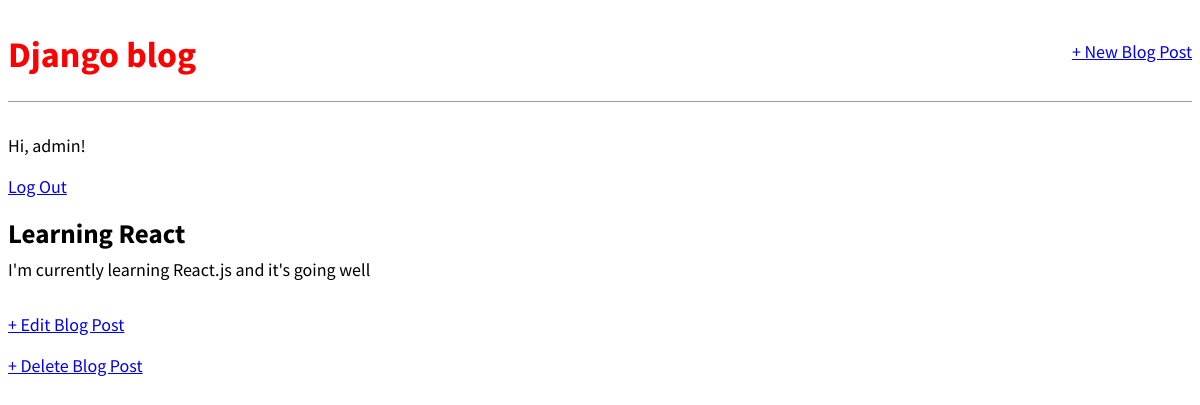
The app's page /post/1 (signed in) with its own data.
### blog/models.py (models this page shows, shortened)
class Post(models.Model):
    title = models.CharField(max_length=200)
    author = models.ForeignKey('auth.User', on_delete=models.CASCADE)
    body = models.TextField()

### blog/views.py (the view)
# urls.py: path('post/<int:pk>', BlogDetailView.as_view(), name='post_detail'),
class BlogDetailView(DetailView):
    model = Post
    template_name = 'post_detail.html'

### templates/post_detail.html
{% extends 'base.html' %}
{% block content %}
    <div class="post-entry">
        <h2>{{ post.title }}</h2>
        <p>{{ post.body }}</p>
    </div>
    <p><a href="{% url 'post_edit' post.pk %}">+ Edit Blog Post</a></p>
    <p><a href="{% url 'post_delete' post.pk %}">+ Delete Blog Post</a></p>
{% endblock content %}

### templates/base.html (shortened to what this page needs)
{% load static %}
<html>
    <head>
        <link rel="stylesheet" href="{% static 'css/base.css' %}">
    </head>
    <body>
        <header>
            <div class="nav-left">
                <h1><a href="{% url 'home' %}">Django blog</a></h1>
            </div>
            <div class="nav-right">
                <a href="{% url 'post_new' %}">+ New Blog Post</a>
            </div>
        </header>
        {% if user.is_authenticated %}
            <p>Hi, {{ user.username }}!</p>
            <p><a href="{% url 'logout' %}">Log Out</a></p>
        {% else %}
            <p>You are not logged in.</p>
            <a href="{% url 'login' %}">Log In</a>
        {% endif %}
        <div>
            {% block content %}
            {% endblock content %}
        </div>
    </body>
</html>

### static/css/base.css (style rules this page uses)
body { font-family: 'Source Sans Pro', sans-serif; font-size: 18px; }
header { border-bottom: 1px solid #999; margin-bottom: 2rem; display: flex; }
header h1 a { color: red; text-decoration: none; }
.nav-left { margin-right: auto; }
.nav-right { display: flex; padding-top: 2rem; }
.post-entry { margin-bottom: 2rem; }
.post-entry h2 { margin: 0.5rem 0; }
.post-entry p { margin: 0; font-weight: 400; }

### records on screen
Post: title "Learning React", body "I'm currently learning React.js and it's going well"

### other values on screen
{{ user.username }} "admin"
